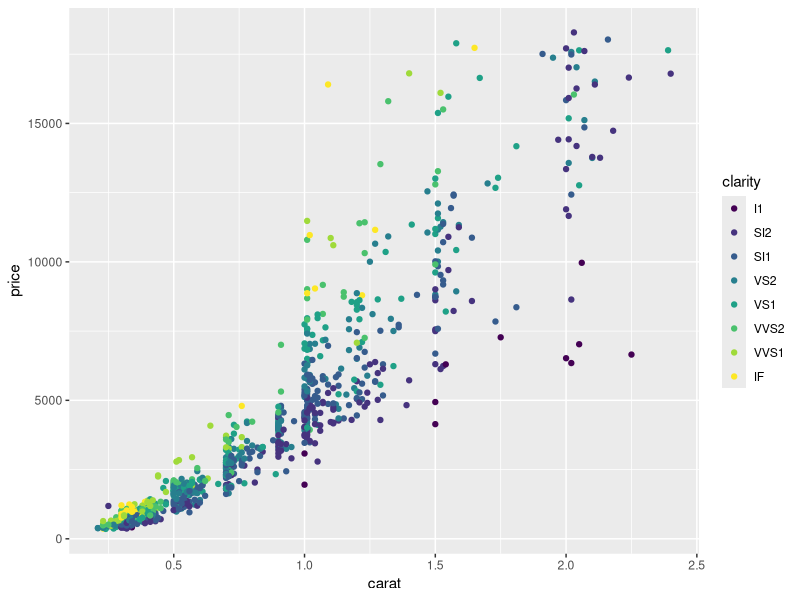
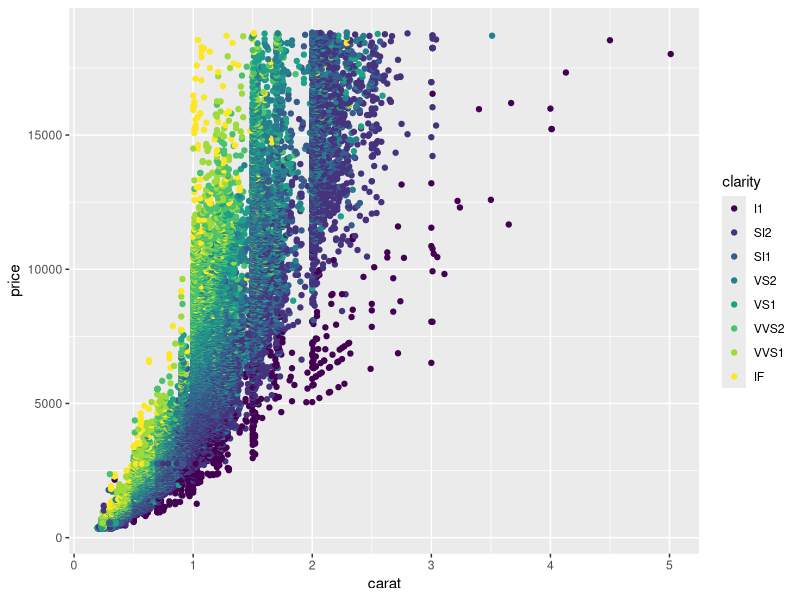
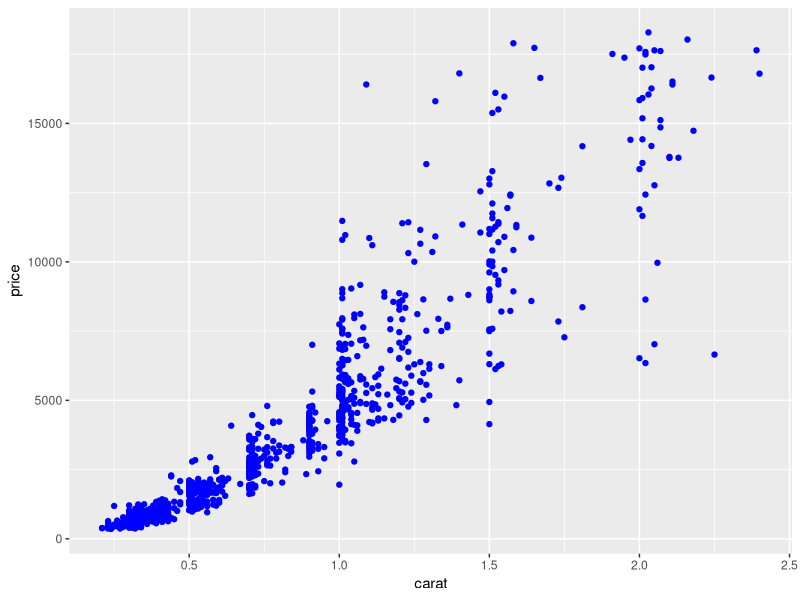
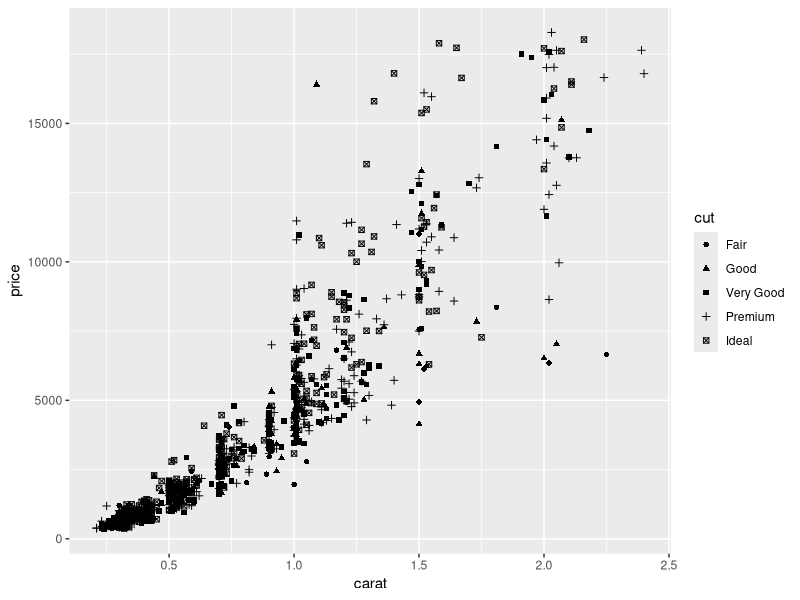
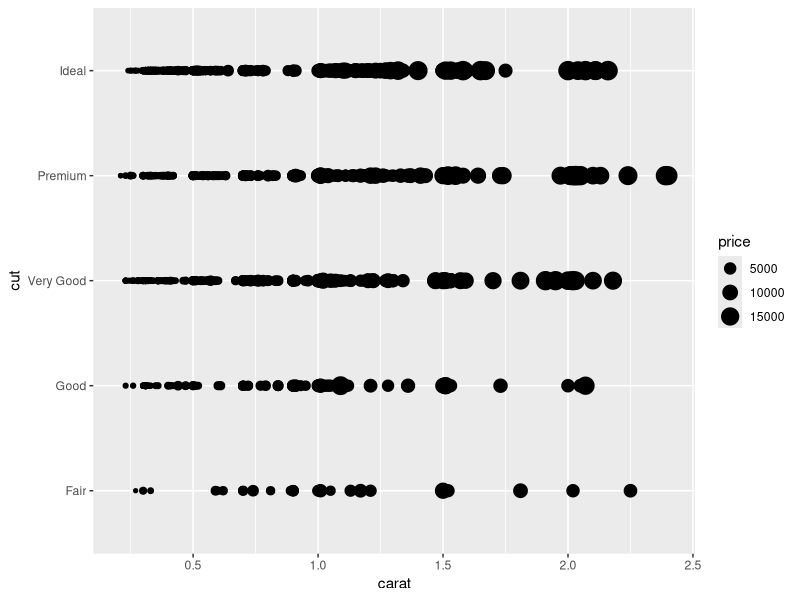
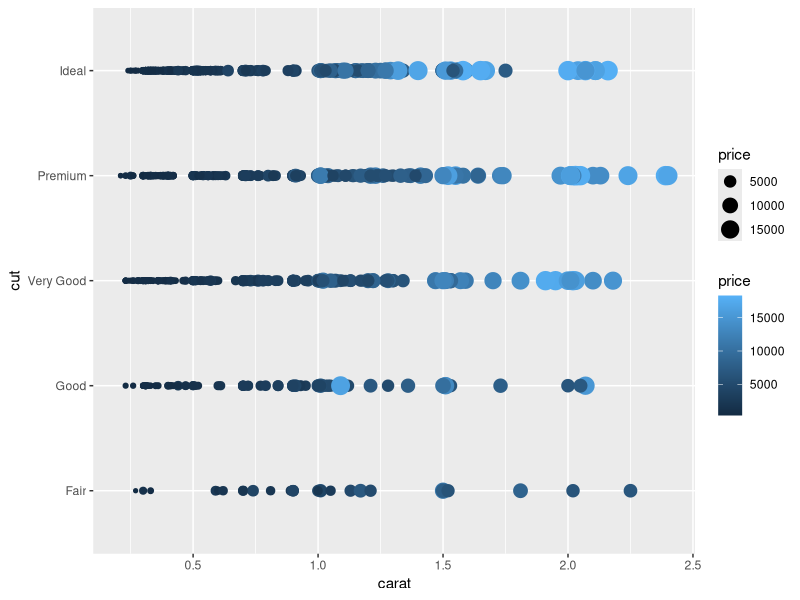
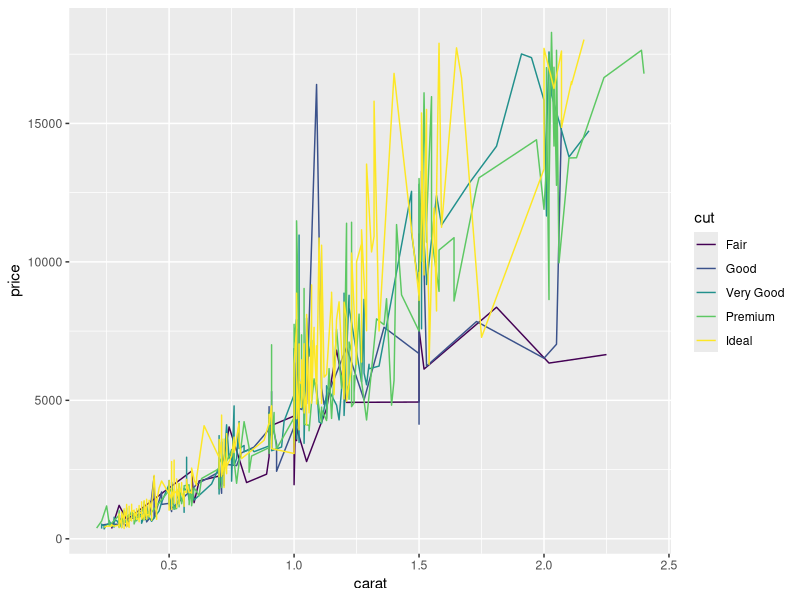
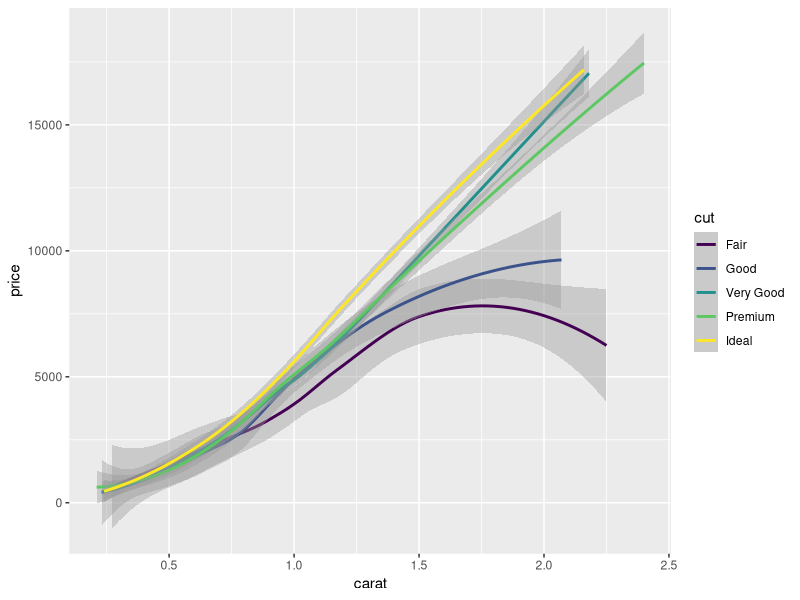

R code for these plots, in order:
# Exercise 1: ggplot2 basics

# Install and load the `ggplot2` package
# You will also want to load `dplyr`
library("ggplot2")
library("dplyr")

# For this exercise you'll be working with the `diamonds` data set included in 
# the ggplot2 library
# Use `?diamonds` to get more information about this data set (including the 
# column descriptions. Also check the _column names_ and the _number of rows_ 
# in the data set
nrow(diamonds)

# This data set has A LOT of rows. To make things a bit more readable, 
# use dplyr's `sample_n()` function to get a random 1000 rows from the data set
# Store this sample in a variable `diamonds_sample`


# Start by making a new `ggplot` with the `diamonds_sample` as the data (no 
# geometry yet
# What do you see? (What did you expect?)
diamond_sample<-sample_n(diamonds,1000)

# Draw a scatter plot (with point geometry) with for the `diamonds_sample` set, 
# with the `carat` mapped to the x-position and `price` mapped to the y-position.
ggplot(data=diamond_sample, mapping = aes(x=carat, y=price,color=clarity))+
geom_point()

# Draw the same plot as above, but color each of the points based on their 
# clarity.


# Draw the same plot as above, but for the entire `diamonds` data set. Note this
# may take a few seconds to generate.
ggplot(data=diamonds, mapping = aes(x=carat, y=price,color=clarity))+
    geom_point()

# Draw another scatter plot for `diamonds_sample` of price (y) by carat (x),
# but with all of the dots colored "blue".
# Hint: you'll need to set the color channel, not map a value to it!
ggplot(data=diamond_sample, mapping = aes(x=carat, y=price))+
    geom_point(color="blue")

# Draw a scatter plot for `diamonds_sample` of `price` by `carat`, where each
# point has an aesthetic _shape_ based on the diamond's `cut`.
ggplot(data=diamond_sample, mapping = aes(x=carat, y=price,shape=cut))+
    geom_point()


# Draw a scatter plot for `diamonds_sample` of *`cut`* by `carat`, where each
# point has an aesthetic _size_ based on the diamond's *`price`*
ggplot(data=diamond_sample)+
    geom_point(mapping = aes(x=carat, y=cut, size =price))

# Try coloring the above plot based on the diamond's price!
ggplot(data=diamond_sample)+
    geom_point(mapping = aes(x=carat, y=cut, size =price,color=price))

# Draw a line plot (with line geometry) for `diamonds_sample`. The x-position 
# should be mapped to carat, y-position to price, and color to cut.
ggplot(data=diamond_sample)+
    geom_line(mapping = aes(x=carat, y=price, color = cut))

# That's kind of messy. Try using `smooth` geometry instead.
ggplot(data=diamond_sample)+
    geom_smooth(mapping = aes(x=carat, y=price, color = cut))

# Draw a plot with column geometry (a bar chart), mapping the diamond's `cut` to 
# the x-axis and `price` to the y-axis. Note that by default, column geometry 
# will us the "sum" of all of the y-values, so that the chart is actually of the
# TOTAL value of all of the diamonds of that cut!
ggplot(data=diamond_sample)+
    geom_col(mapping = aes(x=cut, y=price))

# Add an aesthetic property that will _fill_ each bar geometry based on the 
# `clarity` of the diamonds. 
# What kind of chart do you get?
ggplot(data=diamond_sample)+
    geom_col(mapping = aes(x=cut, y=price, fill = clarity))


# Draw a plot of the `diamonds_sample` data (price by carat), with both points 
# for each diamond AND smoothed lines for each cut (hint: in a separate color)
# Give the points an `alpha` (transparency) of 0.3 to make the plot look nicer


## Bonus
# Draw a column chart of average diamond prices by clarity, and include 
# "error bars" marking the standard error of each measurement.
#
# You can calculate standard error as the _standard deviation_ divided by the 
# square root of the number of measurements (prices)

# Start by creating a data frame `clarity_summary` that includes summarized data 
# for each clarity group. Your summary data should include the mean price and the
# standard error of the price.


# Then draw the plot. The error bars should stretch from the mean-error to the 
# mean+error.

